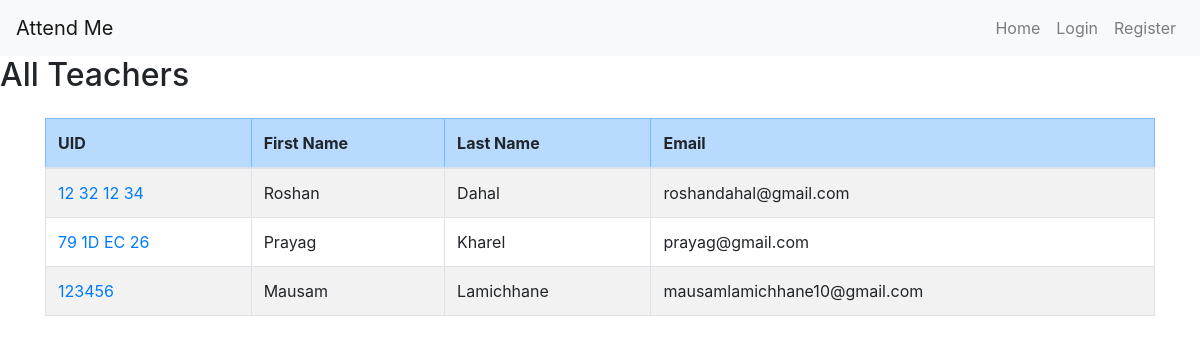
The app's page /admin/teachers (signed in), older data.
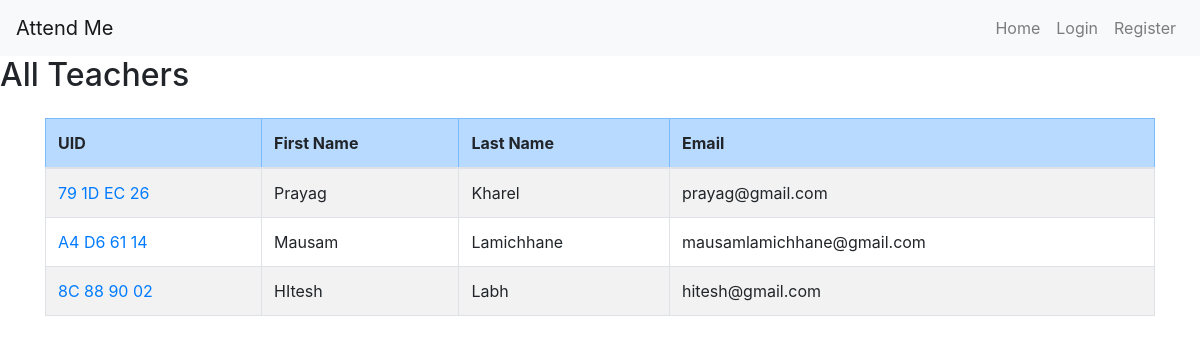
The same page, newer data.
### main.py (models this page shows)
class Ad_teacher(db.Model):
    uid: Mapped[str] = mapped_column(String(100), primary_key=True)
    email: Mapped[str] = mapped_column(String(100), unique=True, nullable=False)
    password: Mapped[str] = mapped_column(String(100), nullable=False)
    first_name: Mapped[str] = mapped_column(String(1000), nullable=False)
    last_name: Mapped[str] = mapped_column(String(100), nullable=False)

### main.py (the view)
@app.route('/admin/teachers')
def get_teachers():
    if session.get('user_role', '') != 'admin':
        flash("Unauthorized access!", "danger")
        return redirect(url_for('home'))
    teachers = Ad_teacher.query.all()  # This fetches all the rows
    teacher_list = []  # Empty list to store dictionaries
    for teacher in teachers:
        teacher_list.append({
            'first_name': teacher.first_name,
            'last_name': teacher.last_name,
            'email': teacher.email,
            'uid': teacher.uid
        })
    print("courses: ", teacher_list)
    return render_template('all_teachers.html',
                           teacher_list=teacher_list
                           )

### templates/all_teachers.html
{% extends "base.html" %} {% block content %}
<h2>All Teachers</h2>
<div class="container mt-4">
    <div class="table-responsive">
        <table class="table table-striped table-hover table-bordered">
            <thead class="table-primary">
                <tr>
                    <th>UID</th>
                    <th>First Name</th>
                    <th>Last Name</th>
                    <th>Email</th>
                </tr>
            </thead>
            <tbody>
                {% for teacher in teacher_list %}
                <tr>
                    <td><a href="{{ url_for('get_teachers', teacherid=teacher.uid) }}" class="text-decoration-none text-primary">{{ teacher.uid }}</a></td>
                    <td>{{ teacher.first_name }}</td>
                    <td>{{ teacher.last_name }}</td>
                    <td>{{ teacher.email }}</td>
                </tr>
                {% endfor %}
            </tbody>
        </table>
    </div>
</div>
{% endblock %}

### templates/base.html (shortened to what this page needs)
<!DOCTYPE html>
<html>
  <head>
    <link
      rel="stylesheet"
      href="https://stackpath.bootstrapcdn.com/bootstrap/4.5.2/css/bootstrap.min.css"
    />
  </head>
  <body>
    <nav class="navbar navbar-expand-lg navbar-light bg-light">
      <a class="navbar-brand" href="/">Attend Me</a>
      <div class="collapse navbar-collapse">
        <ul class="navbar-nav ml-auto">
          <li class="nav-item">
            <a class="nav-link" href="{{ url_for('home') }}">Home</a>
          </li>
          {% if not logged_in %}
          <li class="nav-item">
            <a class="nav-link" href="{{ url_for('login') }}">Login</a>
          </li>
          <li class="nav-item">
            <a class="nav-link" href="{{ url_for('register') }}">Register</a>
          </li>
          {% else %}
          <li class="nav-item">
            <a class="nav-link" href="{{ url_for('logout') }}">Log Out</a>
          </li>
          {% endif %}
        </ul>
      </div>
    </nav>
    {% block content %} {% endblock %}
  </body>
</html>

Row changes from the older to the newer data that the page shows:
removed Ad_teacher: uid "12 32 12 34", first_name "Roshan", last_name "Dahal", email "roshandahal@gmail.com"
removed Ad_teacher: uid "123456", first_name "Mausam", last_name "Lamichhane", email "mausamlamichhane10@gmail.com"
added Ad_teacher: uid "A4 D6 61 14", first_name "Mausam", last_name "Lamichhane", email "mausamlamichhane@gmail.com"
added Ad_teacher: uid "8C 88 90 02", first_name "HItesh", last_name "Labh", email "hitesh@gmail.com"
